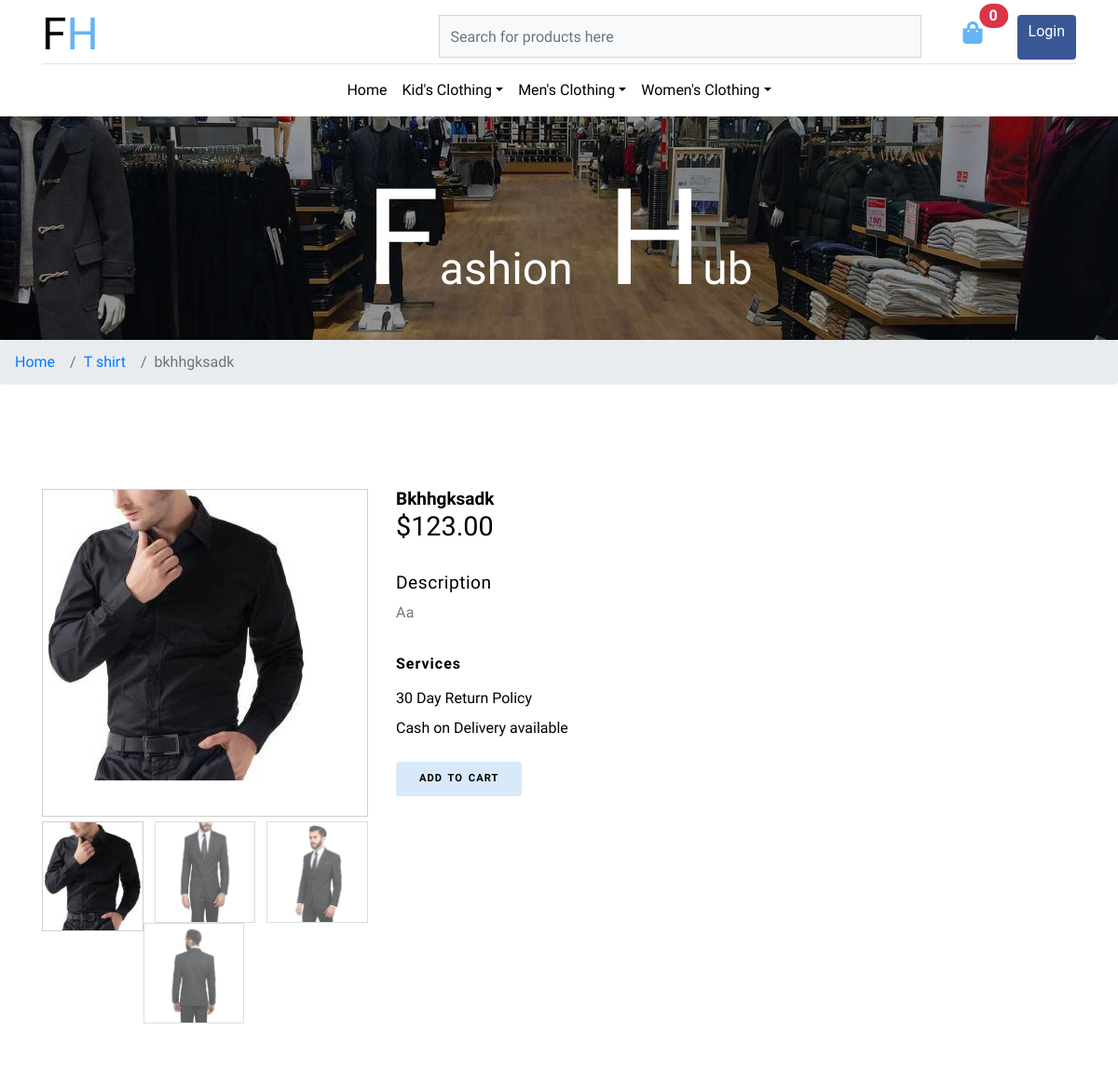
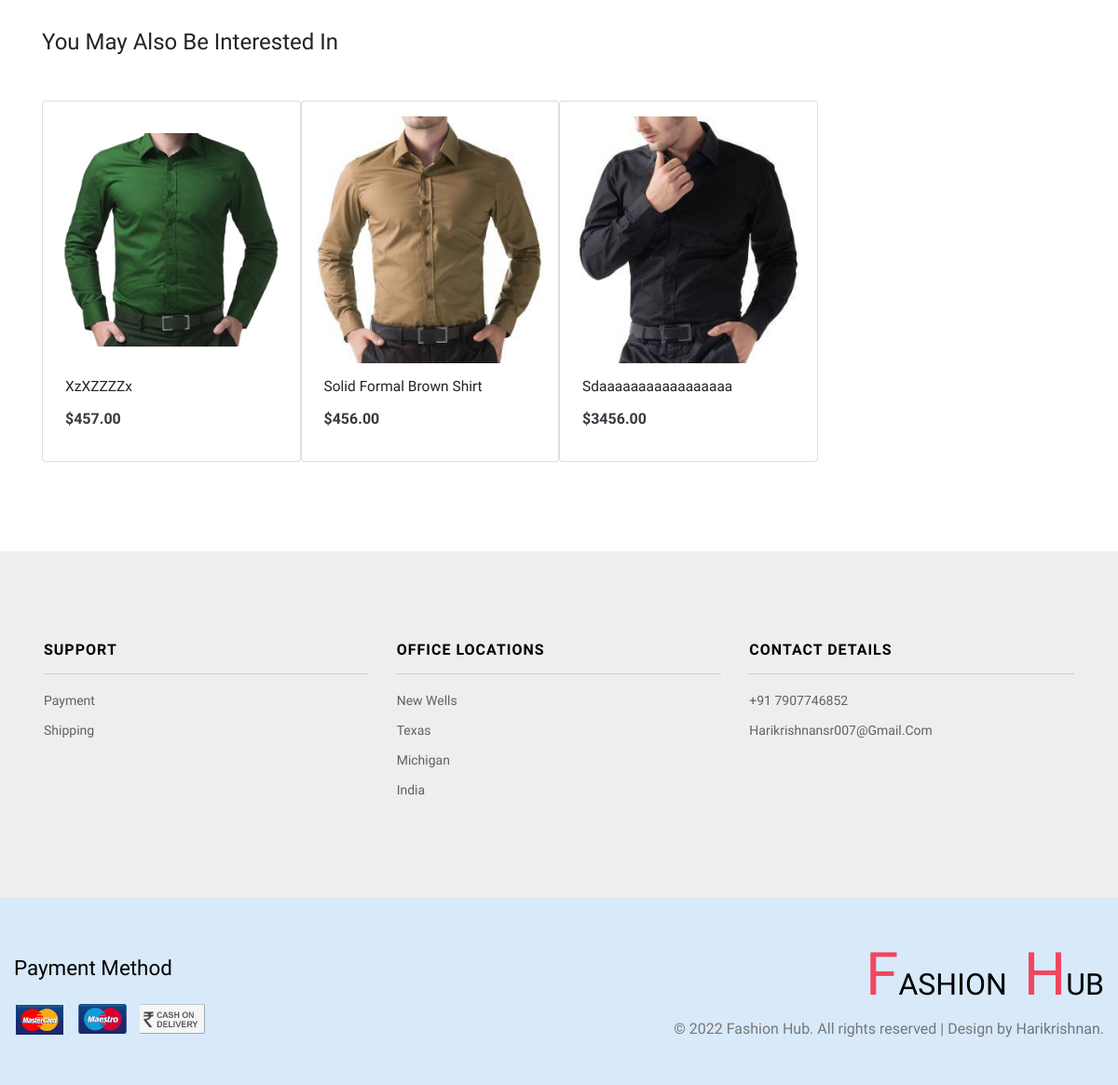
Page /product/bkhhgksadk on the committed database (2 pictures, top to bottom).
### admin_dashboard/models.py (models this page shows, shortened)
class Category(MPTTModel):
    name = models.CharField( max_length=255, unique=True)
    image = models.ImageField(upload_to="category", blank=True)
    parent = TreeForeignKey('self', related_name='children', on_delete=models.CASCADE, blank=True, null=True)
    slug = models.SlugField( max_length=255, null = True, unique=True)
    description = models.TextField(null = True, blank = True)
    created = models.DateTimeField( auto_now_add=True)
    updated = models.DateTimeField(auto_now=True)
    class MPTTMeta:
        order_insertion_by = ['name']
    class Meta:
        unique_together = (('parent', 'slug',))
        verbose_name_plural = 'categories'

class Product(models.Model):
    category=TreeForeignKey(Category,  on_delete=models.CASCADE, related_name='products')
    name=models.CharField(max_length=200, unique=True)
    brand = models.ForeignKey(Brand, on_delete=models.CASCADE, null = True, blank = True, related_name='products')
    slug=models.SlugField(max_length=200, null = True, unique=True)
    image=models.ImageField(upload_to='product',blank=True)
    description=models.TextField(blank=True)
    price=models.DecimalField(max_digits=10, decimal_places=2)
    available=models.BooleanField(default=True)
    created=models.DateTimeField(auto_now_add=True)
    updated=models.DateTimeField(auto_now=True)
    quantity =  models.IntegerField(blank=True, null=True)
    is_featured=models.BooleanField(default=False)

class ProductImage(models.Model):
    product = models.ForeignKey(Product, on_delete=models.CASCADE, related_name='product_images')
    image = models.ImageField(upload_to='product_images/')
    default = models.BooleanField(default=False)

### home/views.py (the view)
# urls.py: path('product/<slug:slug>',views.product_view, name="product_view"),
def product_view(request, slug):
    product = Product.objects.get(slug=slug)
    products = product.category.products.filter(~Q(slug=slug)).order_by("-id")[:4]
    context = {
        "product": product,
        "products": products,
        "category": product.category
    }
    return render(request,"shop/product_view.html", context)

### templates/shop/product_view.html (shortened to what this page needs)
{% extends 'shop/main.html' %}
{% load static %}
{% block content %}
	<div class="ibanner_w3 pt-sm-5 pt-3">
		<h4 class="head_agileinfo text-center text-capitalize text-center pt-5">
			<span>f</span>ashion
			<span>h</span>ub</h4>
	</div>
    <nav aria-label="breadcrumb">
        <ol class="breadcrumb">
            <li class="breadcrumb-item">
                <a href="{%  url 'home' %}">Home</a>
            </li>
            <li class="breadcrumb-item">
                <a href="{%  url 'product_list' category.slug %}">{{category.name}}</a>
            </li>
            <li class="breadcrumb-item active" aria-current="page">{{product.name}}</li>
        </ol>
    </nav>
    <div class="innerf-pages section py-5">
        <div class="container">
            <div class="row my-sm-5">
                <div class="col-lg-4 single-right-left">
                    <div class="grid images_3_of_2">
                        <div class="flexslider1">
                            <ul class="slides">
                                {% for product_image in product.product_images.all %}
                                    <li data-thumb="{{product_image.image.url}}">
                                        <div class="thumb-image">
                                            <img src="{{product_image.image.url}}" data-imagezoom="true" alt=" " class="img-fluid">
                                        </div>
                                    </li>
                                {% endfor %}
                            </ul>
                        </div>
                    </div>
                </div>
                <div class="col-lg-8 mt-lg-0 mt-5 single-right-left simpleCart_shelfItem">
                    <h3>{{product.name}}</h3>
                    <div class="caption">
                        <h6>${{product.price}}</h6>
                    </div>
                    <div class="desc_single">
                        <h5>Description</h5>
                        <p>{{product.description}}</p>
                    </div>
                    <div class="d-sm-flex justify-content-between">
                        <div class="color-quality mt-sm-0 mt-4">
                            <h5 class="sp_title mb-3">services</h5>
                            <ul class="single_serv">
                                <li>
                                    <a href="#">30 Day Return Policy</a>
                                </li>
                                <li class="mt-2">
                                    <a href="#">Cash on Delivery available</a>
                                </li>
                            </ul>
                        </div>
                    </div>
                    <form method="post" action="{% url 'add_cart' product.id  %}">
                        <div class="occasion-cart">
                            <div class="chr single-item single_page_b">
                                <button type="submit" class="hub-cart phub-cart btn">
                                    Add to cart
                                </button>
                            </div>
                        </div>
                    </form>
                </div>
            </div>
        </div>
    </div>
    <div class="section singlep_btm pb-5">
        <div class="container">
            <div class="new_arrivals">
                <h4 class="rad-txt text-capitalize">you may also be interested in
                </h4>
                <div class="card-group my-5">
                    {% for product in products %}
                        <div class="col-lg-3 col-sm-6 p-0">
                            <div class="card product-men p-3">
                                <div class="men-thumb-item">
                                    <img src="{{product.image.url}}" alt="img" class="card-img-top">
                                </div>
                                <div class="card-body  py-3 px-2">
                                    <h5 class="card-title text-capitalize">{{product.name}}</h5>
                                    <div class="card-text d-flex justify-content-between">
                                        <p class="text-dark font-weight-bold">${{product.price}}</p>
                                    </div>
                                </div>
                            </div>
                        </div>
                    {% endfor %}
                </div>
            </div>
        </div>
    </div>
{% endblock %}

### templates/shop/main.html (shortened to what this page needs)
{% load static %}
<!DOCTYPE html>
<html lang="zxx">
    <head>
        <link href="https://cdn.jsdelivr.net/npm/bootstrap@5.0.0-beta3/dist/css/bootstrap.min.css" rel="stylesheet" />
        <link rel="stylesheet" href="https://cdnjs.cloudflare.com/ajax/libs/font-awesome/5.15.3/css/all.min.css" />
        <link rel="stylesheet" href="https://use.fontawesome.com/releases/v5.7.2/css/all.css">
        <link rel="stylesheet" type="text/css" href="{% static '/css/shop/bootstrap.css' %}"  media="all">
        <link rel="stylesheet" type="text/css" href="{% static '/css/shop/shop.css' %}"  media="all">
        <link rel="stylesheet" type="text/css" href="{% static '/css/shop/owl.carousel.min.css' %}"  media="all">
        <link rel="stylesheet" type="text/css" href="{% static '/css/shop/style.css' %}"  media="all">
        <link rel="stylesheet" type="text/css" href="{% static '/css/shop/flexslider.css' %}"  media="all">
        <link rel="stylesheet" type="text/css" href="{% static '/css/shop/checkout.css' %}"  media="all">
        <link rel="stylesheet" type="text/css" href="{% static '/css/shop/easy-responsive-tabs.css' %}"  media="all">
        <link rel="stylesheet" type="text/css" href="{% static '/css/shop/creditly.css' %}"  media="all">
        <link rel="stylesheet" type="text/css" href="{% static '/css/shop/owl.carousel.min.css' %}"  media="all">
    </head>
    <body>
        <header>
            <div class="container">
                <nav class="top_nav d-flex pt-3 pb-1">
                    <h1>
                        <a class="navbar-brand" href="{% url 'home'  %}">fh
                        </a>
                    </h1>
                    <div class="w3ls_right_nav ml-auto d-flex">
                        <div class="input-group flex-column">
                            <form id="search-form" class="form-inline">
                                <div id="search-autocomplete">
                                    <input class="form-control mr-sm-2" type="text" placeholder="Search for products here" id="search-input" aria-label="Search"  size="50px">
                                </div>
                            </form>
                        </div>
                        <div class="nav-icon d-flex">
                            <a class="btn top_hub_cart mx-4 position-relative" href="{%  url 'cart' %}">
                                <i class="fas fa-shopping-bag"></i>
                                <span class="position-absolute top-0 start-100 translate-middle badge rounded-pill bg-danger">
                                    {% if not request.session.cart_item %} 0 {% else %} {{ request.session.cart_item }} {% endif %}
                                </span>
                            </a>
                            {% if request.user.is_authenticated %}
                                {% if request.user.is_staff %}
                                    <a class="text-dark login_btn align-self-center mx-3" href="{% url 'admin_dash' %}">
                                        <i class="far fa-user"></i>
                                    </a>
                                {% else %}
                                    <a href="{% url 'logout' %}" class="btn btn-danger rounded">Logout</a>
                                {% endif %}
                            {% else %}
                                <a href="{% url 'login' %}" class="btn btn-primary rounded">Login</a>
                            {% endif %}
                        </div>
                    </div>
                </nav>
                <nav class="navbar navbar-expand-lg navbar-light justify-content-center">
                    <div class="collapse navbar-collapse" id="navbarSupportedContent">
                        <ul class="navbar-nav mx-auto text-center">
                            <li class="nav-item">
                                <a class="nav-link {% if request.resolver_match.url_name == 'home' %} active  {% endif %}" href="{% url 'home'  %}">Home
                                </a>
                            </li>
                            {% for main_category in main_categories %}
                                <li class="nav-item dropdown has-mega-menu" style="position:static;">
                                    <a class="nav-link dropdown-toggle" data-toggle="dropdown" href="{%  url 'product_list' main_category.slug %}" role="button" aria-haspopup="true" aria-expanded="false">{{ main_category.name }}</a>
                                </li>
                            {% endfor %}
                        </ul>
                    </div>
                </nav>
            </div>
        </header>
        {% block content %}{% endblock content %}
        <footer>
            <div class="footerv2-w3ls">
                <div class="footer-w3lagile-innerr">
                    <div class="container-fluid">
                        <div class="row  footer-v2grids w3-agileits">
                            <div class="col-lg-4 col-sm-6 footer-v2grid">
                                <h4>Support</h4>
                                <ul>
                                    <li>
                                        <a href="payment.html">Payment</a>
                                    </li>
                                    <li>
                                        <a href="#">Shipping</a>
                                    </li>
                                </ul>
                            </div>
                            <div class="col-lg-4 col-sm-6 footer-v2grid my-lg-0 my-5">
                                <h4>office locations</h4>
                                <ul>
                                    <li>
                                        <a href="#">New Wells</a>
                                    </li>
                                    <li>
                                        <a href="#">texas</a>
                                    </li>
                                    <li>
                                        <a href="#">michigan</a>
                                    </li>
                                    <li>
                                        <a href="#">India</a>
                                    </li>
                                </ul>
                            </div>
                            <div class="col-lg-4 col-sm-6 footer-v2grid my-lg-0 my-sm-5">
                                <h4 class="b-log">
                                    Contact Details
                                </h4>
                                <ul>
                                    <li>
                                        <a href="#">+91 7907746852</a>
                                    </li>
                                    <li>
                                        <a href="#">harikrishnansr007@gmail.com</a>
                                    </li>
                                </ul>
                            </div>
                        </div>
                    </div>
                </div>
                <div class="container-fluid py-5 footer-copy_w3ls">
                    <div class="d-lg-flex justify-content-between">
                        <div class="mt-2 sub-some align-self-lg-center">
                            <h5>Payment Method</h5>
                            <ul class="mt-4">
                                <li class="list-inline-item">
                                    <img src="{% static 'img/home/pay2.png' %}" alt="">
                                </li>
                                <li class="list-inline-item">
                                    <img src="{% static 'img/home/pay3.png' %}" alt="">
                                </li>
                                <li class="list-inline-item">
                                    <img src="{% static 'img/home/pay8.png' %}" alt="">
                                </li>
                            </ul>
                        </div>
                        <div class="cpy-right align-self-center">
                            <h2 class="agile_btxt">
                                <a href="index.html">
                                    <span>f</span>ashion
                                    <span>h</span>ub</a>
                            </h2>
                            <p>© 2022 Fashion Hub. All rights reserved | Design by
                                <a href="#" class="text-secondary"> Harikrishnan.</a>
                            </p>
                        </div>
                    </div>
                </div>
            </div>
        </footer>
    </body>
</html>

### rows in the picture
Category: name "Kid's Clothing"
Category: name "Men's Clothing"
Category: name "Women's Clothing"
Category: name "T shirt"
Product: name "bkhhgksadk", name "Bkhhgksadk", price "123.00", description "Aa"
ProductImage: image (picture)
Product: image (picture), name "XzXZZZZx", price "457.00"
Product: image (picture), name "Solid Formal Brown Shirt", price "456.00"
Product: image (picture), name "Sdaaaaaaaaaaaaaaaaa", price "3456.00"
